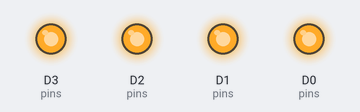
Recording of a sketch running on a simulated ESP8266 (NodeMCU). Shown: output pins drawn as LEDs (lit = HIGH).

Above: at 0.2 s.
At 1.7 s:
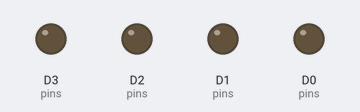
Timing chart, 0 to 3.0 s (numbered marks = the images above):
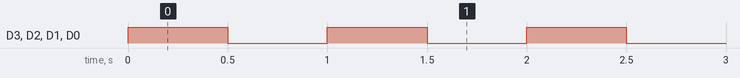

Measured:
- by itself, D3 (pins), D2 (pins), D1 (pins), D0 (pins): alternates HIGH for 0.50 s and LOW for 0.50 s

The sketch:

LEDS.ino
```cpp
const int pins[] = {D0, D1, D2, D3};

void setup() {
  for (int p : pins) pinMode(p, OUTPUT);
}

void loop() {
  for (int p : pins) digitalWrite(p, HIGH);
  delay(500);
  for (int p : pins) digitalWrite(p, LOW);
  delay(500);
}
```
